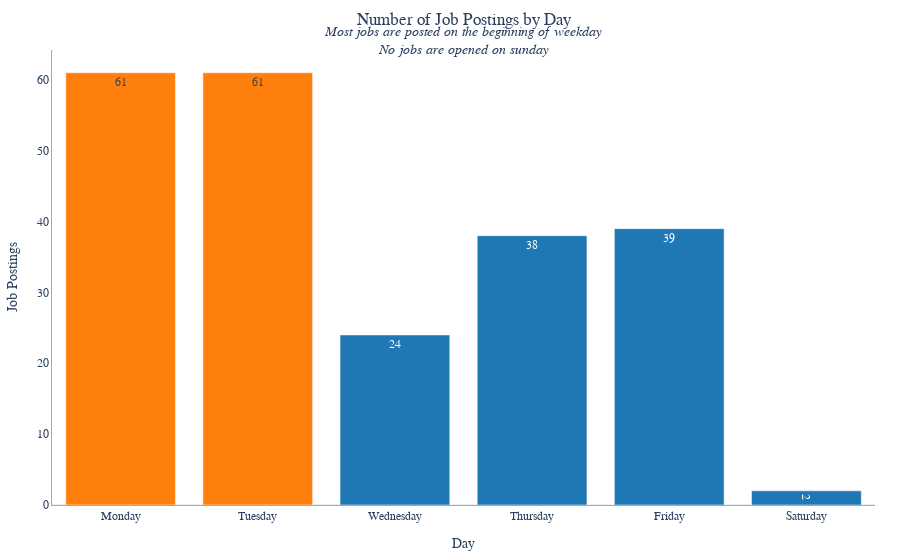

Notebook source saved alongside this figure:
### Markdown cell above
### Number of Jobs based on Date Posted

### Code cell
day_dict = {0: 'Monday', 1: 'Tuesday', 2: 'Wednesday', 3: 'Thursday', 4: 'Friday', 5: 'Saturday', 6: 'Sunday'}

temp_df = df.copy()
temp_df['Day'] = temp_df['Date Posted'].dt.dayofweek
temp_df = temp_df.groupby('Day').count()['Id']
temp_df = temp_df.sort_index()
temp_df = temp_df.rename(day_dict)
colors = ['#1F77B4']*7
colors[0] = colors[1] = "#FF7F0E"

fig = px.bar(temp_df, title='Number of Job Postings by Day',
            labels={'publish_day':'Day', 'value':'Job Postings'},
            hover_data={'variable':False, 'value':':d'}, text_auto=True)
fig.update_layout(showlegend=False, yaxis_showgrid=False)
fig.update_traces(texttemplate="%{y:d}", marker_color=colors)

fig.add_annotation(xref='x domain', yref="y domain", x=0.5, y=1.06, font_size=14,
                   text="<i>Most jobs are posted on the beginning of weekday<br>No jobs are opened on sunday</i>", showarrow=False)

fig.write_html("./static/plots/day.html")
fig.show()

### Figure 1 — Plotly figure (JSON) as saved in the notebook; plotly's stock layout.template omitted (floating-point values rounded to 4 significant figures)
{"data": [{"alignmentgroup": "True", "customdata": [["Id"], ["Id"], ["Id"], ["Id"], ["Id"], ["Id"]], "hovertemplate": "Day=%{x}<br>Job Postings=%{y:d}<extra></extra>", "legendgroup": "Id", "marker": {"color": ["#FF7F0E", "#FF7F0E", "#1F77B4", "#1F77B4", "#1F77B4", "#1F77B4", "#1F77B4"], "pattern": {"shape": ""}}, "name": "Id", "offsetgroup": "Id", "orientation": "v", "showlegend": true, "textposition": "auto", "texttemplate": "%{y:d}", "type": "bar", "x": ["Monday", "Tuesday", "Wednesday", "Thursday", "Friday", "Saturday"], "xaxis": "x", "y": [61, 61, 24, 38, 39, 2], "yaxis": "y"}], "layout": {"annotations": [{"font": {"size": 14}, "showarrow": false, "text": "<i>Most jobs are posted on the beginning of weekday<br>No jobs are opened on sunday</i>", "x": 0.5, "xref": "x domain", "y": 1.06, "yref": "y domain"}], "barmode": "relative", "legend": {"title": {"text": "variable"}, "tracegroupgap": 0}, "showlegend": false, "title": {"text": "Number of Job Postings by Day"}, "xaxis": {"anchor": "y", "domain": [0, 1], "title": {"text": "Day"}}, "yaxis": {"anchor": "x", "domain": [0, 1], "showgrid": false, "title": {"text": "Job Postings"}}}}
